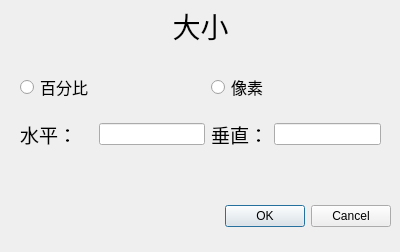
<?xml version="1.0" encoding="UTF-8"?>
<ui version="4.0">
 <class>size_Dialog</class>
 <widget class="QDialog" name="size_Dialog">
  <property name="geometry">
   <rect>
    <x>0</x>
    <y>0</y>
    <width>400</width>
    <height>252</height>
   </rect>
  </property>
  <property name="windowTitle">
   <string>Dialog</string>
  </property>
  <widget class="QDialogButtonBox" name="buttonBox">
   <property name="geometry">
    <rect>
     <x>50</x>
     <y>200</y>
     <width>341</width>
     <height>32</height>
    </rect>
   </property>
   <property name="orientation">
    <enum>Qt::Orientation::Horizontal</enum>
   </property>
   <property name="standardButtons">
    <set>QDialogButtonBox::StandardButton::Cancel|QDialogButtonBox::StandardButton::Ok</set>
   </property>
  </widget>
  <widget class="QLabel" name="label">
   <property name="geometry">
    <rect>
     <x>0</x>
     <y>0</y>
     <width>401</width>
     <height>51</height>
    </rect>
   </property>
   <property name="font">
    <font>
     <pointsize>21</pointsize>
    </font>
   </property>
   <property name="text">
    <string>大小</string>
   </property>
   <property name="alignment">
    <set>Qt::AlignmentFlag::AlignCenter</set>
   </property>
  </widget>
  <widget class="QWidget" name="gridLayoutWidget">
   <property name="geometry">
    <rect>
     <x>20</x>
     <y>60</y>
     <width>361</width>
     <height>103</height>
    </rect>
   </property>
   <layout class="QGridLayout" name="gridLayout">
    <item row="0" column="2">
     <widget class="QRadioButton" name="pixel">
      <property name="font">
       <font>
        <pointsize>12</pointsize>
       </font>
      </property>
      <property name="autoFillBackground">
       <bool>true</bool>
      </property>
      <property name="text">
       <string>像素</string>
      </property>
     </widget>
    </item>
    <item row="0" column="0">
     <widget class="QRadioButton" name="percentage">
      <property name="font">
       <font>
        <pointsize>12</pointsize>
       </font>
      </property>
      <property name="autoFillBackground">
       <bool>true</bool>
      </property>
      <property name="text">
       <string>百分比</string>
      </property>
     </widget>
    </item>
    <item row="2" column="0">
     <widget class="QLabel" name="x_label">
      <property name="font">
       <font>
        <pointsize>14</pointsize>
       </font>
      </property>
      <property name="text">
       <string>水平：</string>
      </property>
     </widget>
    </item>
    <item row="2" column="2">
     <widget class="QLabel" name="y_label">
      <property name="font">
       <font>
        <pointsize>14</pointsize>
       </font>
      </property>
      <property name="text">
       <string>垂直：</string>
      </property>
     </widget>
    </item>
    <item row="2" column="1">
     <widget class="QLineEdit" name="x_number"/>
    </item>
    <item row="2" column="3">
     <widget class="QLineEdit" name="y_number"/>
    </item>
   </layout>
  </widget>
 </widget>
 <resources/>
 <connections>
  <connection>
   <sender>buttonBox</sender>
   <signal>accepted()</signal>
   <receiver>size_Dialog</receiver>
   <slot>accept()</slot>
   <hints>
    <hint type="sourcelabel">
     <x>248</x>
     <y>254</y>
    </hint>
    <hint type="destinationlabel">
     <x>157</x>
     <y>274</y>
    </hint>
   </hints>
  </connection>
  <connection>
   <sender>buttonBox</sender>
   <signal>rejected()</signal>
   <receiver>size_Dialog</receiver>
   <slot>reject()</slot>
   <hints>
    <hint type="sourcelabel">
     <x>316</x>
     <y>260</y>
    </hint>
    <hint type="destinationlabel">
     <x>286</x>
     <y>274</y>
    </hint>
   </hints>
  </connection>
 </connections>
</ui>
